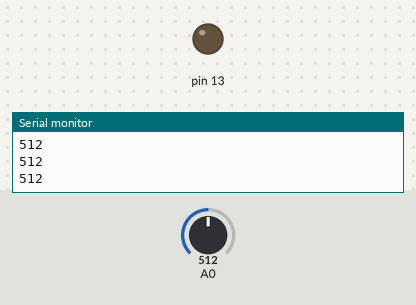
Bench run of a sketch on a simulated Arduino Uno, built with avr-gcc and run on an emulated ATmega328P. On the bench: output pins drawn as LEDs (lit = HIGH), the last lines printed to the serial monitor. The test bench sets the inputs (shaded band); at power-on: A0 = 512.

Above: at 1.2 s.
1.3 s: A0 set to 592
2.8 s: A0 set to 615
At 3.4 s:
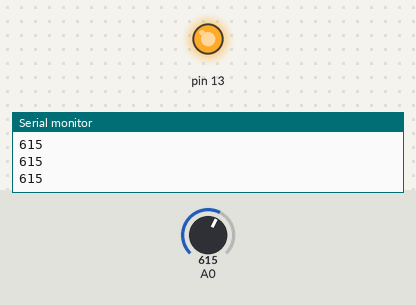
4.3 s: A0 set to 590
At 5.5 s:
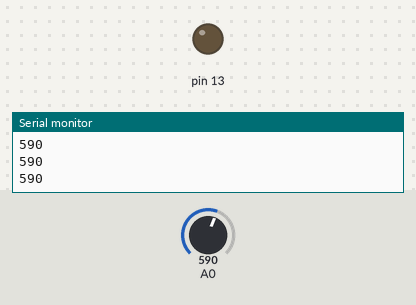
5.8 s: A0 set to 610
At 6.9 s:
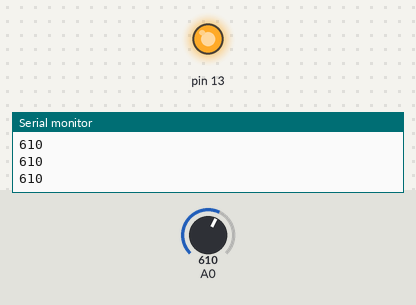
Timing chart, 0 to 8.3 s (numbered marks = the images above; inputs shaded):
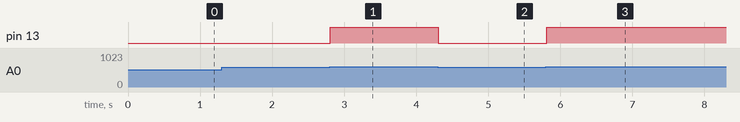

Measured:
- the behaviour switches between 600 and 601 on A0 (found by bisection; images 0 and 1)
- after the input at 2.8 s, pin 13: LOW → HIGH at once
- after the input at 4.3 s, pin 13: HIGH → LOW at once
- after the input at 5.8 s, pin 13: LOW → HIGH at once

The sketch:

sketch_jul5c.ino
```cpp
void setup() {
  Serial.begin(9600);
  pinMode(13, OUTPUT);
}

void loop() {
  int sound = analogRead(A0);
  Serial.println(sound);

  if(sound>600)
    digitalWrite(13,HIGH);
  else
    digitalWrite(13,LOW);

}
```
